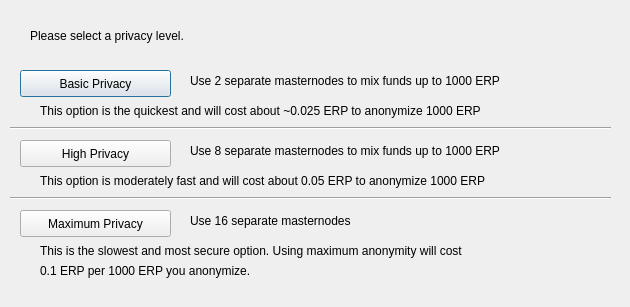
<?xml version="1.0" encoding="UTF-8"?>
<ui version="4.0">
 <class>DarksendConfig</class>
 <widget class="QDialog" name="DarksendConfig">
  <property name="geometry">
   <rect>
    <x>0</x>
    <y>0</y>
    <width>630</width>
    <height>307</height>
   </rect>
  </property>
  <property name="windowTitle">
   <string>Configure PrivateSend</string>
  </property>
  <widget class="QPushButton" name="buttonBasic">
   <property name="geometry">
    <rect>
     <x>20</x>
     <y>70</y>
     <width>151</width>
     <height>27</height>
    </rect>
   </property>
   <property name="text">
    <string>Basic Privacy</string>
   </property>
  </widget>
  <widget class="QPushButton" name="buttonHigh">
   <property name="geometry">
    <rect>
     <x>20</x>
     <y>140</y>
     <width>151</width>
     <height>27</height>
    </rect>
   </property>
   <property name="text">
    <string>High Privacy</string>
   </property>
  </widget>
  <widget class="QPushButton" name="buttonMax">
   <property name="geometry">
    <rect>
     <x>20</x>
     <y>210</y>
     <width>151</width>
     <height>27</height>
    </rect>
   </property>
   <property name="text">
    <string>Maximum Privacy</string>
   </property>
  </widget>
  <widget class="QLabel" name="label">
   <property name="geometry">
    <rect>
     <x>30</x>
     <y>20</y>
     <width>571</width>
     <height>31</height>
    </rect>
   </property>
   <property name="text">
    <string>Please select a privacy level.</string>
   </property>
  </widget>
  <widget class="QLabel" name="label_2">
   <property name="geometry">
    <rect>
     <x>190</x>
     <y>70</y>
     <width>421</width>
     <height>21</height>
    </rect>
   </property>
   <property name="text">
    <string>Use 2 separate masternodes to mix funds up to 1000 ERP</string>
   </property>
  </widget>
  <widget class="QLabel" name="label_3">
   <property name="geometry">
    <rect>
     <x>190</x>
     <y>140</y>
     <width>411</width>
     <height>21</height>
    </rect>
   </property>
   <property name="text">
    <string>Use 8 separate masternodes to mix funds up to 1000 ERP</string>
   </property>
  </widget>
  <widget class="QLabel" name="label_4">
   <property name="geometry">
    <rect>
     <x>190</x>
     <y>210</y>
     <width>421</width>
     <height>21</height>
    </rect>
   </property>
   <property name="text">
    <string>Use 16 separate masternodes</string>
   </property>
  </widget>
  <widget class="QLabel" name="label_6">
   <property name="geometry">
    <rect>
     <x>40</x>
     <y>100</y>
     <width>561</width>
     <height>21</height>
    </rect>
   </property>
   <property name="text">
    <string>This option is the quickest and will cost about ~0.025 ERP to anonymize 1000 ERP</string>
   </property>
  </widget>
  <widget class="QLabel" name="label_7">
   <property name="geometry">
    <rect>
     <x>40</x>
     <y>170</y>
     <width>561</width>
     <height>21</height>
    </rect>
   </property>
   <property name="text">
    <string>This option is moderately fast and will cost about 0.05 ERP to anonymize 1000 ERP</string>
   </property>
  </widget>
  <widget class="QLabel" name="label_8">
   <property name="geometry">
    <rect>
     <x>40</x>
     <y>240</y>
     <width>561</width>
     <height>21</height>
    </rect>
   </property>
   <property name="text">
    <string>This is the slowest and most secure option. Using maximum anonymity will cost</string>
   </property>
  </widget>
  <widget class="QLabel" name="label_9">
   <property name="geometry">
    <rect>
     <x>40</x>
     <y>260</y>
     <width>561</width>
     <height>21</height>
    </rect>
   </property>
   <property name="text">
    <string>0.1 ERP per 1000 ERP you anonymize.</string>
   </property>
  </widget>
  <widget class="Line" name="line">
   <property name="geometry">
    <rect>
     <x>10</x>
     <y>120</y>
     <width>601</width>
     <height>16</height>
    </rect>
   </property>
   <property name="orientation">
    <enum>Qt::Horizontal</enum>
   </property>
  </widget>
  <widget class="Line" name="line_2">
   <property name="geometry">
    <rect>
     <x>10</x>
     <y>190</y>
     <width>601</width>
     <height>16</height>
    </rect>
   </property>
   <property name="orientation">
    <enum>Qt::Horizontal</enum>
   </property>
  </widget>
 </widget>
 <resources/>
 <connections/>
</ui>
